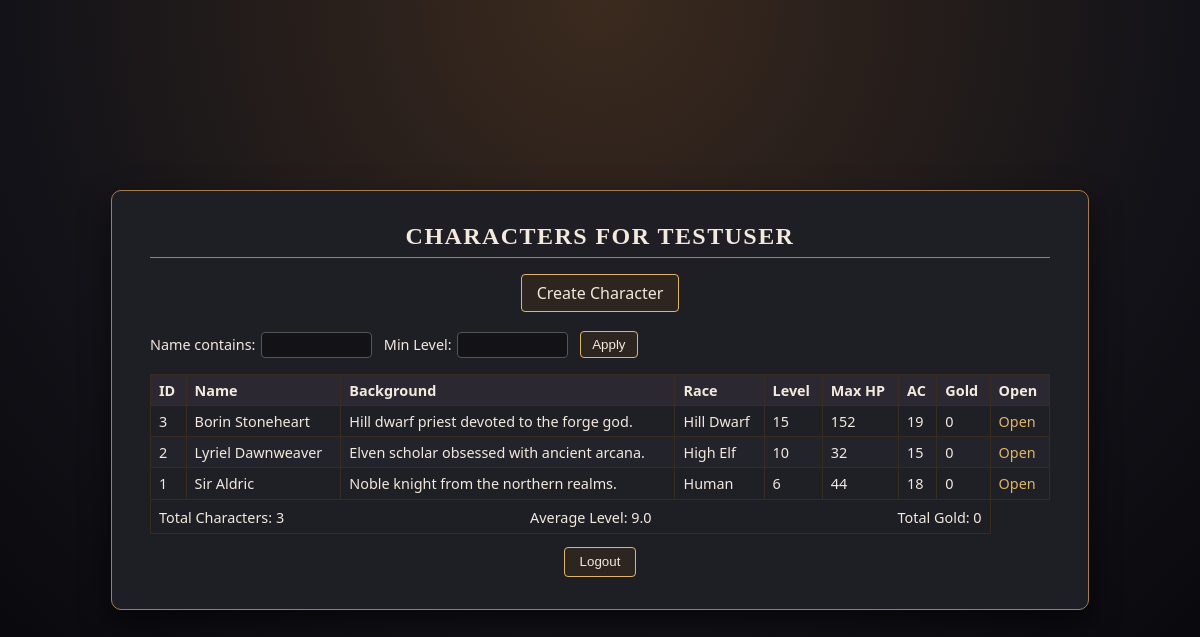
Page /list (signed in) on the committed database.
### tables this page shows
CREATE TABLE User(
userid INTEGER PRIMARY KEY AUTOINCREMENT,
username TEXT UNIQUE NOT NULL,
passw TEXT NOT NULL
);

CREATE TABLE Character(
characterid INTEGER PRIMARY KEY AUTOINCREMENT,
userid INTEGER REFERENCES User(userid),
background TEXT NOT NULL,
iscompanion INTEGER CHECK(iscompanion >= 0) DEFAULT NULL, 
name TEXT,
playername TEXT,
electrum INTEGER CHECK(electrum >= 0) DEFAULT 0,
gold INTEGER CHECK(gold >= 0) DEFAULT 0,
silver INTEGER CHECK(silver >= 0) DEFAULT 0,
copper INTEGER CHECK(copper >= 0) DEFAULT 0,
platinum INTEGER CHECK(platinum >= 0) DEFAULT 0,
ownerid INTEGER REFERENCES Character(characterid) DEFAULT NULL
);

### MyFlask.py (the view)
@app.route("/list")
def list_characters():
    conn = sqlite3.connect("DnDCharacterManager.db")
    cursor = conn.cursor()
    user_id = session.get("userid")
    if not user_id:
        conn.close()
        return redirect("/login")
    sort = request.args.get("sort", "name")
    direction = request.args.get("dir", "asc").lower()
    direction = "DESC" if direction == "desc" else "ASC"
    min_level = request.args.get("min_level", type=int)
    search = request.args.get("search", default="")
    sort_columns = {
        "id": "c.characterid",
        "name": "c.name",
        "background": "c.background",
        "race": "race_name",
        "level": "max_class_level",
        "maxhp": "total_maxhp",
        "ac": "ac",
        "gold": "c.gold",
    }
    order_by = sort_columns.get(sort, "c.name")
    params = [user_id]
    where_extra = ""
    if search:
        where_extra += " AND c.name LIKE ?"
        params.append(f"%{search}%")
    having_clause = ""
    if min_level is not None:
        having_clause = "HAVING max_class_level >= ?"
        params.append(min_level)
    cursor.execute(f"""
        SELECT
            c.characterid,
            c.name,
            c.background,
            COALESCE(r.name, 'Unknown') AS race_name,
            COALESCE(MAX(cl.classlevel), 0) AS max_class_level,
            COALESCE(SUM(cl.maxhitpoints), 0) AS total_maxhp,
            COALESCE(s.armorclass, 0) AS ac,
            c.gold,
            c.silver,
            c.electrum,
            c.copper,
            c.platinum
        FROM Character c
        LEFT JOIN Race r ON r.characterid = c.characterid
        LEFT JOIN Class cl ON cl.characterid = c.characterid
        LEFT JOIN Stats s ON s.characterid = c.characterid
        WHERE c.userid = ? AND c.iscompanion = 0
        {where_extra}
        GROUP BY
            c.characterid, c.name, c.background,
            race_name, ac,
            c.gold, c.silver, c.electrum, c.copper, c.platinum
        {having_clause}
        ORDER BY {order_by} {direction}
    """, params)
    characters = cursor.fetchall()
    cursor.execute("""
        SELECT
            COUNT(DISTINCT c.characterid) AS char_count,
            COALESCE(AVG(cl.classlevel), 0) AS avg_level,
            COALESCE(SUM(c.gold), 0) AS total_gold
        FROM Character c
        LEFT JOIN Class cl ON cl.characterid = c.characterid
        WHERE c.userid = ? AND c.iscompanion = 0
    """, (user_id,))
    summary_row = cursor.fetchone()
    summary = {
        "char_count": summary_row[0],
        "avg_level": round(summary_row[1], 2) if summary_row[1] is not None else 0,
        "total_gold": summary_row[2],
    }
    cursor.execute("SELECT username FROM User WHERE userid = ?", (user_id,))
    username = cursor.fetchone()[0]
    conn.close()
    return render_template(
        "list.html",
        characters=characters,
        username=username,
        summary=summary,
        current_sort=sort,
        current_dir="desc" if direction == "DESC" else "asc",
        min_level=min_level,
        search=search,
    )

### templates/list.html (shortened to what this page needs)
<!DOCTYPE html>
<html lang="en">
<head>
    <link rel="stylesheet" href="{{ url_for('static', filename='css/list.css') }}">
</head>
<body>
    <div class="list-card">
        <h2>Characters for {{ username }}</h2>
        <div class="list-actions">
            <a href="/charactercreation" class="primary-link">Create Character</a>
        </div>
        <form class="filter-row" method="get" action="{{ url_for('list_characters') }}">
            <label>
                Name contains:
                <input type="text" name="search" value="{{ search or '' }}">
            </label>
            <label>
                Min Level:
                <input type="number" name="min_level" min="0"
                    value="{{ min_level if min_level is not none }}">
            </label>
            <button type="submit">Apply</button>
        </form>
        <table class="character-table">
            <thead>
                <tr>
                    <th>
                        <a href="{{ url_for('list_characters', sort='id',
                                            dir='desc' if current_sort=='id' and current_dir=='asc' else 'asc') }}">
                            ID
                        </a>
                    </th>
                    <th>
                        <a href="{{ url_for('list_characters', sort='name',
                                            dir='desc' if current_sort=='name' and current_dir=='asc' else 'asc') }}">
                            Name
                        </a>
                    </th>
                    <th>
                        <a href="{{ url_for('list_characters', sort='background',
                                            dir='desc' if current_sort=='background' and current_dir=='asc' else 'asc') }}">
                            Background
                        </a>
                    </th>
                    <th>
                        <a href="{{ url_for('list_characters', sort='race',
                                            dir='desc' if current_sort=='race' and current_dir=='asc' else 'asc') }}">
                            Race
                        </a>
                    </th>
                    <th>
                        <a href="{{ url_for('list_characters', sort='level',
                                            dir='desc' if current_sort=='level' and current_dir=='asc' else 'asc') }}">
                            Level
                        </a>
                    </th>
                    <th>
                        <a href="{{ url_for('list_characters', sort='maxhp',
                                            dir='desc' if current_sort=='maxhp' and current_dir=='asc' else 'asc') }}">
                            Max HP
                        </a>
                    </th>
                    <th>
                        <a href="{{ url_for('list_characters', sort='ac',
                                            dir='desc' if current_sort=='ac' and current_dir=='asc' else 'asc') }}">
                            AC
                        </a>
                    </th>
                    <th>
                        <a href="{{ url_for('list_characters', sort='gold',
                                            dir='desc' if current_sort=='gold' and current_dir=='asc' else 'asc') }}">
                            Gold
                        </a>
                    </th>
                    <th>Open</th>
                </tr>
            </thead>
            <tbody>
                {% for c in characters %}
                    <tr>
                        <td>{{ c[0] }}</td>
                        <td>{{ c[1] }}</td>
                        <td>{{ c[2] }}</td>
                        <td>{{ c[3] }}</td>
                        <td>{{ c[4] }}</td>
                        <td>{{ c[5] }}</td>
                        <td>{{ c[6] }}</td>
                        <td>{{ c[7] }}</td>
                        <td>
                            <a href="{{ url_for('character', cid=c[0]) }}" class="choose-link">Open</a>
                        </td>
                    </tr>
                {% endfor %}
            </tbody>
            <tfoot>
                <tr>
                    <td colspan="8">
                        <div class="summary-row">
                            <span>Total Characters: {{ summary.char_count }}</span>
                            <span>Average Level: {{ summary.avg_level }}</span>
                            <span>Total Gold: {{ summary.total_gold }}</span>
                        </div>
                    </td>
                </tr>
            </tfoot>
        </table>
        <button type="button" id="logoutButton">Logout</button>
    </div>
</body>
</html>

### static/css/list.css (style rules this page uses)
body { margin: 0; min-height: 100vh; display: flex; align-items: center; justify-content: center; font-family: system-ui, -apple-system, BlinkMacSystemFont, "Segoe UI", sans-serif; background: radial-gradient(circle at top, #3b2a1e 0, #121218 60%, #050509 100%); color: #f3e9dc; }
.list-card { width: 100%; max-width: 900px; padding: 2rem 2.4rem; background: rgba(31, 31, 38, 0.96); border-radius: 10px; border: 1px solid #a67c52; box-shadow: 0 12px 30px rgba(0, 0, 0, 0.55); }
.list-card h2 { margin: 0 0 1rem; text-align: center; font-family: "Georgia", "Times New Roman", serif; letter-spacing: 0.06em; text-transform: uppercase; border-bottom: 1px solid #a67c52; padding-bottom: 0.4rem; }
.list-actions { text-align: center; margin: 0.8rem 0 1.2rem; }
.primary-link { display: inline-block; padding: 0.45rem 0.9rem; border-radius: 4px; border: 1px solid #e0b469; background: #2c2520; color: #f3e9dc; text-decoration: none; font-weight: 500; }
.character-table { width: 100%; border-collapse: collapse; font-size: 0.9rem; }
.character-table th, .character-table td { border: 1px solid #3a2b20; padding: 0.35rem 0.5rem; text-align: left; }
.character-table th { background: #2b2831; }
.character-table th a { color: #f3e9dc; text-decoration: none; }
.character-table tbody tr:nth-child(even) { background: #23232b; }
.character-table tbody tr:nth-child(odd) { background: #1f1f26; }
.summary-row { display: flex; justify-content: space-between; font-size: 0.9rem; padding-top: 0.2rem; }
.choose-link { color: #e0b469; text-decoration: none; }
#logoutButton { display: block; margin: 0.8rem auto 0; border-radius: 4px; border: 1px solid #e0b469; background: #2c2520; color: #f3e9dc; padding: 0.4rem 0.9rem; cursor: pointer; font-weight: 500; }
.filter-row { display: flex; align-items: center; gap: 0.75rem; margin: 0 0 1rem; font-size: 0.9rem; }
.filter-row input[name="search"] { width: 10rem; }
.filter-row input[type="text"], .filter-row input[type="number"] { padding: 0.25rem 0.4rem; border-radius: 4px; border: 1px solid #555; background: #121217; color: #f3e9dc; font-size: 0.9rem; width: 6rem; }
.filter-row button { border-radius: 4px; border: 1px solid #e0b469; background: #2c2520; color: #f3e9dc; padding: 0.3rem 0.7rem; cursor: pointer; }
.filter-row label { display: flex; align-items: center; gap: 0.35rem; }

### rows in the picture
User: username "TESTUSER"
Character: characterid "3", name "Borin Stoneheart", background "Hill dwarf priest devoted to the forge god.", c "Hill Dwarf", c "15", c "152", c "19", gold "0"
Character: characterid "2", name "Lyriel Dawnweaver", background "Elven scholar obsessed with ancient arcana.", c "High Elf", c "10", c "32", c "15", gold "0"
Character: characterid "1", name "Sir Aldric", background "Noble knight from the northern realms.", c "Human", c "6", c "44", c "18", gold "0"

### other values in the picture
{{ summary.char_count }} "3"
{{ summary.avg_level }} "9.0"
{{ summary.total_gold }} "0"
